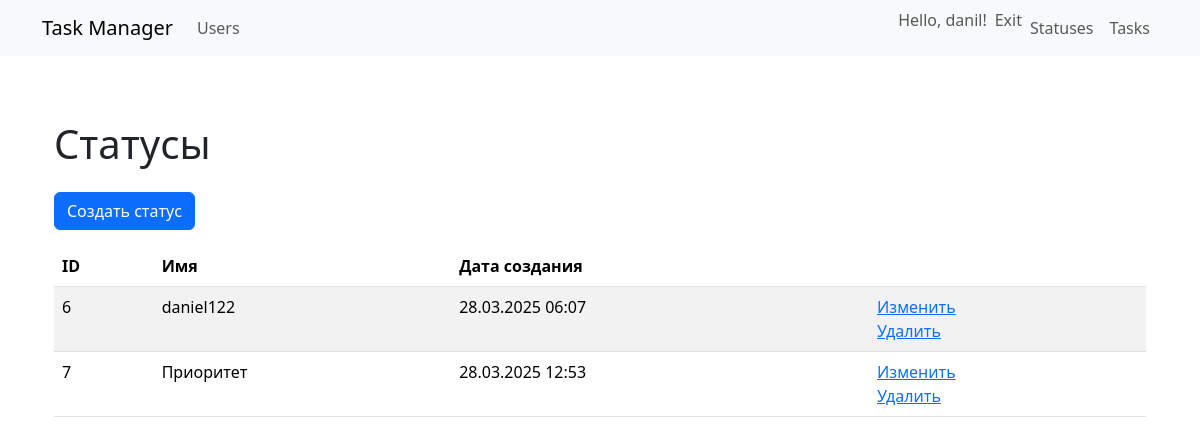
The page /statuses/ (signed in) on the database its author committed.
### user/models.py (models this page shows, shortened)
class User(AbstractUser):
    created_at = models.DateTimeField(auto_now_add=True)
    USERNAME_FIELD = "username"
    REQUIRED_FIELDS = []

### statuses/models.py (models this page shows, shortened)
class Status(models.Model):
    name = models.CharField(
        max_length=100,
        unique=True,
        verbose_name=_("Имя")
    )
    created_at = models.DateTimeField(
        auto_now_add=True,
        verbose_name=_("Дата создания")
    )
    class Meta:
        verbose_name = _("Статус")
        verbose_name_plural = _("Статусы")
        ordering = ["id"]

### statuses/views.py (the view)
# urls.py: path("", StatusesListView.as_view(), name="statuses_list"),
class StatusesListView(LoginRequiredMixin, ListView):
    model = Status
    template_name = "statuses/statuses_list.html"
    context_object_name = "statuses_list"

### task_manager/templates/statuses/statuses_list.html
{% extends 'layouts/application.html' %}
{% load i18n %}
{% block content %}
<div class="container wrapper flex-grow-1">
    <h1 class="my-4">{% trans "Статусы" %}</h1>
    <a href="{% url 'create_status' %}" class="btn btn-primary mb-3">
        {% trans "Создать статус" %}
    </a>
    <table class="table table-striped">
        <thead>
            <tr>
                <th>{% trans "ID" %}</th>
                <th>{% trans "Имя" %}</th>
                <th>{% trans "Дата создания" %}</th>
                <th></th>
            </tr>
        </thead>
        <tbody>
            {% for status in statuses_list %}
            <tr>
                <td>{{ status.id }}</td>
                <td>{{ status.name }}</td>
                <td>{{ status.created_at|date:"d.m.Y H:i" }}</td>
                <td>
                    <a href="{% url 'update_status' status.id %}">{% trans "Изменить" %}</a>
                    <br>
                    <a href="{% url 'delete_status' status.id %}">{% trans "Удалить" %}</a>
                </td>
            </tr>
            {% empty %}
            <tr>
                <td colspan="4" class="text-center">{% trans "Нет статусов." %}</td>
            </tr>
            {% endfor %}
        </tbody>
    </table>
</div>
{% endblock %}

### task_manager/templates/layouts/application.html (shortened to what this page needs)
{% load django_bootstrap5 %}
{% load i18n %}
{% get_current_language as LANGUAGE_CODE %}
<!DOCTYPE html>
<html lang="{{ LANGUAGE_CODE }}">
  <head>
    {% bootstrap_css %}
  </head>
  <body class="d-flex flex-column min-vh-100">
    <nav class="navbar navbar-expand-lg navbar-light bg-light">
      <div class="container">
        <a class="navbar-brand" href="/">{% trans "Task Manager" %}</a>
        <div class="collapse navbar-collapse" id="navbarNav">
          <ul class="navbar-nav me-auto">
            <li class="nav-item">
              <a class="nav-link" href="{% url 'user_list' %}">{% trans "Users" %}</a>
            </li>
          </ul>
          <ul class="navbar-nav">
            {% if user.is_authenticated %}
              <li class="nav-item">
                <span class="navbar-text me-2">{% trans "Hello" %}, {{ user.username }}!</span>
              </li>
              <li class="nav-item">
                <form action="{% url 'logout' %}" method="post" class="d-inline">
                    <button type="submit" class="nav-link btn btn-link p-0">{% trans "Exit" %}</button>
                </form>
            </li>
            <li class="nav-item">
              <a class="nav-link" href="{% url 'statuses_list' %}">{% trans "Statuses" %}</a>
            </li>
            <li class="nav-item">
              <a class="nav-link" href="{% url 'tasks_list' %}">{% trans "Tasks" %}</a>
            </li>
            {% endif %}
          </ul>
        </div>
      </div>
    </nav>
    <div class="container mt-4">
      {% block content %}
      {% endblock %}
    </div>
  </body>
</html>

### rows shown on the page
User: username "danil"
Status: id "6", name "daniel122", created_at "28.03.2025 06:07"
Status: id "7", name "Приоритет", created_at "28.03.2025 12:53"
